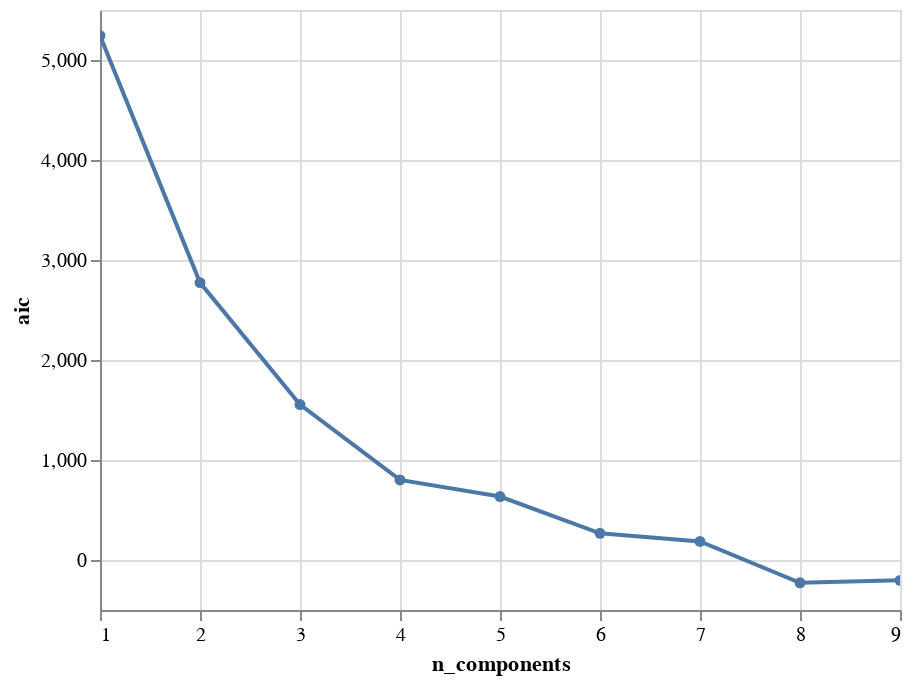

The notebook cell this image was saved under:
### Code cell
aics = []
for i in range(1,10):
    clusters = GaussianMixture(n_components=i)
    clusters.fit(transformed_data)
    aics.append( clusters.aic(transformed_data) )
chart = alt.Chart(pd.DataFrame({'aic':aics, 'n_components':range(1,10)})
                  ).mark_line(
                    point=True
                  ).encode(
                    y='aic',x='n_components', tooltip=['aic','n_components']
                  ).interactive()
chart

### Figure 1 — Vega-Lite specification as saved in the notebook (floating-point values rounded to 4 significant figures)
{"$schema": "https://vega.github.io/schema/vega-lite/v2.4.3.json", "config": {"view": {"height": 300, "width": 400}}, "data": {"values": [{"aic": 5244.0, "n_components": 1}, {"aic": 2774.0, "n_components": 2}, {"aic": 1555.0, "n_components": 3}, {"aic": 800.6, "n_components": 4}, {"aic": 634.4, "n_components": 5}, {"aic": 267.4, "n_components": 6}, {"aic": 185.8, "n_components": 7}, {"aic": -227.9, "n_components": 8}, {"aic": -203.7, "n_components": 9}]}, "encoding": {"tooltip": [{"field": "aic", "type": "quantitative"}, {"field": "n_components", "type": "quantitative"}], "x": {"field": "n_components", "type": "quantitative"}, "y": {"field": "aic", "type": "quantitative"}}, "mark": {"point": true, "type": "line"}, "selection": {"selector015": {"bind": "scales", "encodings": ["x", "y"], "mark": {"fill": "#333", "fillOpacity": 0.125, "stroke": "white"}, "on": "[mousedown, window:mouseup] > window:mousemove!", "resolve": "global", "translate": "[mousedown, window:mouseup] > window:mousemove!", "type": "interval", "zoom": "wheel!"}}}
